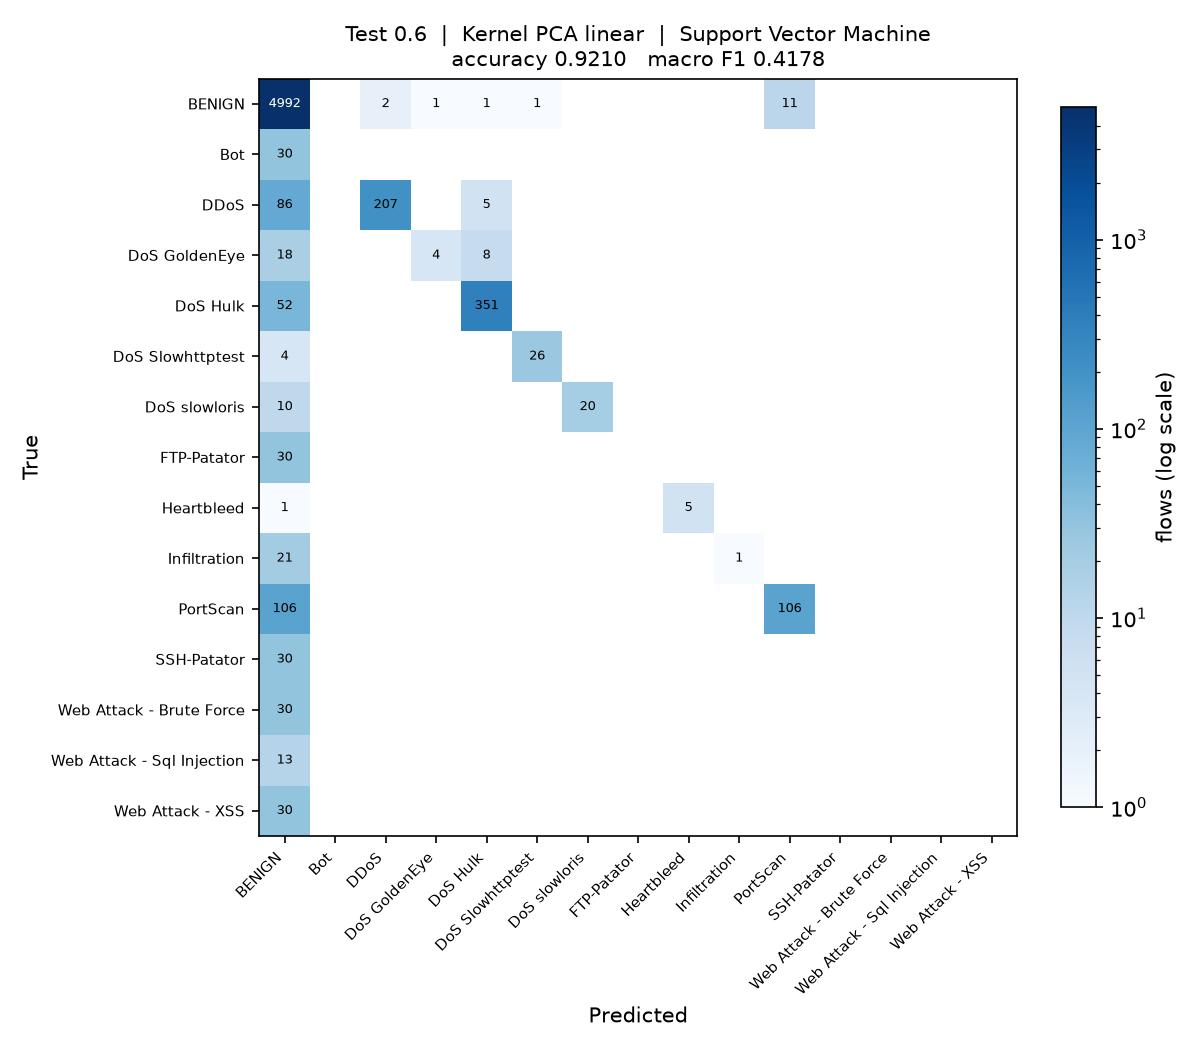

This chart was generated by the following Python code:
"""
Test_0.6_DR_LIN_SVM

Test size 0.6  |  Kernel PCA (linear)  |  Support Vector Machine  (reference sheet #15)

Run on its own:

    python Test_0.6_DR_LIN_SVM.py

Writes Test_0.6_DR_LIN_SVM.jpg (confusion matrix) and appends one row to
results/75_runs.csv.
"""

import os
import sys
import time
import warnings
from pathlib import Path

import matplotlib
matplotlib.use("Agg")
import matplotlib.pyplot as plt
import numpy as np
import pandas as pd
from sklearn.decomposition import KernelPCA
from sklearn.impute import SimpleImputer
from sklearn.metrics import (accuracy_score, confusion_matrix, f1_score,
                             precision_score, recall_score)
from sklearn.model_selection import train_test_split
from sklearn.preprocessing import LabelEncoder, StandardScaler
from sklearn.svm import SVC

sys.path.insert(0, str(Path(__file__).resolve().parent.parent))
from common import load_sample                      # noqa: E402

warnings.filterwarnings("ignore")

# ----- this run -------------------------------------------------------------
TEST_SIZE = 0.6
KERNEL = "linear"
CLASSIFIER = "SVM"
N_COMPONENTS = 15
# ----------------------------------------------------------------------------

SEED = 0
N_JOBS = max(1, (os.cpu_count() or 2) // 2)
STEM = "Test_0.6_DR_LIN_SVM"
HERE = Path(__file__).resolve().parent
RESULTS = HERE.parent / "results"


def main():
    t0 = time.time()
    df = load_sample(10000, 50, SEED)
    y = LabelEncoder().fit_transform(df["Label"])
    X = df.drop(columns=["Label", "Day"])
    classes = sorted(df["Label"].unique())
    print(f"{len(df):,} flows, {X.shape[1]} features, {len(classes)} classes")

    X_train, X_test, y_train, y_test = train_test_split(
        X, y, test_size=TEST_SIZE, random_state=SEED, stratify=y)

    # mean imputation and scaling, fitted on the training split only
    imputer = SimpleImputer(strategy="mean").fit(X_train)
    scaler = StandardScaler().fit(imputer.transform(X_train))
    X_train = scaler.transform(imputer.transform(X_train))
    X_test = scaler.transform(imputer.transform(X_test))

    # dimensionality reduction: Kernel PCA, fitted on the training split only.
    # arpack keeps the largest positive eigenvalues; the randomized solver ranks
    # them by magnitude and fails on the sigmoid kernel, which is not PSD.
    kpca = KernelPCA(n_components=N_COMPONENTS, kernel=KERNEL,
                     eigen_solver="arpack", random_state=SEED, n_jobs=N_JOBS)
    X_train = kpca.fit_transform(X_train)
    X_test = kpca.transform(X_test)
    print(f"Kernel PCA ({KERNEL}): {X_train.shape[1]} components")

    classifier = SVC(kernel="rbf", probability=True, random_state=SEED)
    classifier.fit(X_train, y_train)
    y_pred = classifier.predict(X_test)

    acc = accuracy_score(y_test, y_pred)
    pre = precision_score(y_test, y_pred, average="macro", zero_division=0)
    rec = recall_score(y_test, y_pred, average="macro", zero_division=0)
    f1 = f1_score(y_test, y_pred, average="macro", zero_division=0)
    pre_w = precision_score(y_test, y_pred, average="weighted", zero_division=0)
    rec_w = recall_score(y_test, y_pred, average="weighted", zero_division=0)
    f1_w = f1_score(y_test, y_pred, average="weighted", zero_division=0)

    print(f"Accuracy  : {acc:.4f}")
    print(f"Precision : {pre:.4f}")
    print(f"Recall    : {rec:.4f}")
    print(f"F1 Score  : {f1:.4f}")

    # confusion matrix image, named to match this script
    cm = confusion_matrix(y_test, y_pred, labels=range(len(classes)))
    fig, ax = plt.subplots(figsize=(8, 7))
    im = ax.imshow(cm, cmap="Blues", norm=matplotlib.colors.LogNorm(vmin=1))
    ax.set_xticks(range(len(classes)), classes, rotation=45, ha="right", fontsize=7)
    ax.set_yticks(range(len(classes)), classes, fontsize=7)
    ax.set_xlabel("Predicted")
    ax.set_ylabel("True")
    ax.set_title(f"Test {TEST_SIZE}  |  Kernel PCA {KERNEL}  |  Support Vector Machine\n"
                 f"accuracy {acc:.4f}   macro F1 {f1:.4f}", fontsize=10)
    for i in range(len(classes)):
        for j in range(len(classes)):
            if cm[i, j]:
                ax.text(j, i, cm[i, j], ha="center", va="center", fontsize=6,
                        color="white" if cm[i, j] > cm.max() / 3 else "black")
    fig.colorbar(im, ax=ax, fraction=0.04, label="flows (log scale)")
    fig.tight_layout()
    fig.savefig(HERE / f"{STEM}.jpg", dpi=150)
    plt.close(fig)

    # one row appended to the shared results table
    RESULTS.mkdir(exist_ok=True)
    row = {"Test": TEST_SIZE, "DR": "LIN", "Clas": CLASSIFIER,
           "Acc": round(acc, 4), "Pre": round(pre, 4), "Rec": round(rec, 4),
           "F1": round(f1, 4),
           "Pre_weighted": round(pre_w, 4), "Rec_weighted": round(rec_w, 4),
           "F1_weighted": round(f1_w, 4),
           "n_components": N_COMPONENTS, "seconds": round(time.time() - t0, 1),
           "script": STEM}
    out = RESULTS / "75_runs.csv"
    old = pd.read_csv(out).to_dict("records") if out.exists() else []
    old = [r for r in old if r.get("script") != STEM]
    pd.DataFrame(old + [row]).to_csv(out, index=False)
    print(f"saved {STEM}.jpg and appended to results/75_runs.csv "
          f"({time.time() - t0:.0f}s)")


if __name__ == "__main__":
    main()
